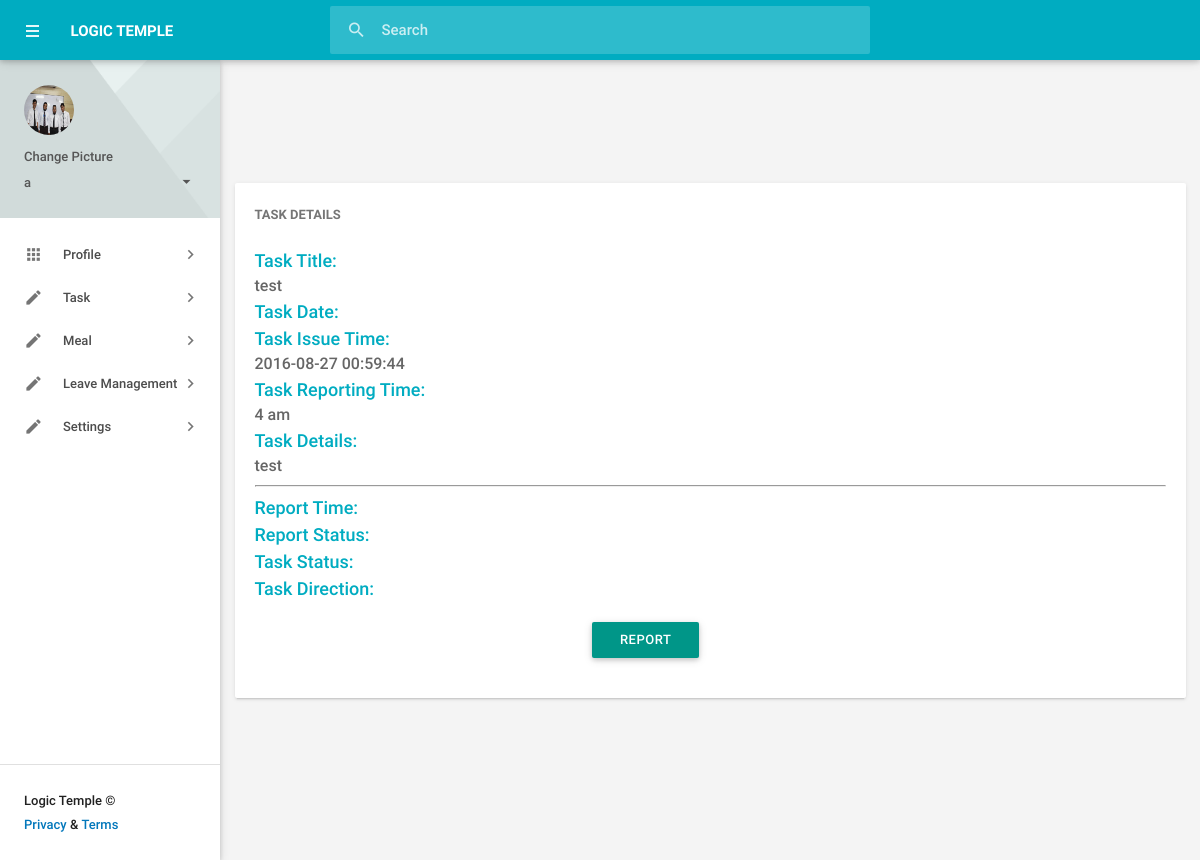
The page /task-details.php?task-id=3&emp=12 (signed in) on the database its author committed.
### tables this page shows
CREATE TABLE `employee_details` (
  `id` int(11) NOT NULL,
  `employee_name` varchar(255) NOT NULL,
  `birth_date` varchar(255) NOT NULL,
  `fathers_name` varchar(255) NOT NULL,
  `fathers_occupation` varchar(255) NOT NULL,
  `fathers_contact_number` varchar(255) NOT NULL,
  `mothers_name` varchar(255) NOT NULL,
  `mothers_occupation` varchar(255) NOT NULL,
  `mothers_contact_number` varchar(255) NOT NULL,
  `current_address` varchar(255) NOT NULL,
  `permanent_address` varchar(255) NOT NULL,
  `employee_contact_number` varchar(255) NOT NULL,
  `official_email` varchar(255) NOT NULL,
  `other_email` varchar(255) NOT NULL,
  `blood_group` varchar(255) NOT NULL,
  `marital_status` varchar(255) NOT NULL,
  `joining_year` int(6) NOT NULL,
  `joining_month` varchar(255) NOT NULL,
  `employee_section` varchar(255) NOT NULL,
  `employee_position` varchar(255) NOT NULL,
  `pro_pic` varchar(1000) NOT NULL
);

CREATE TABLE `reporting` (
  `re_id` int(225) NOT NULL,
  `employee_id` int(50) NOT NULL,
  `admin_username` varchar(50) NOT NULL,
  `task_title` varchar(50) NOT NULL,
  `task_details` text NOT NULL,
  `task_create_date` varchar(50) NOT NULL,
  `task_create_time` varchar(20) NOT NULL,
  `file` varchar(200) NOT NULL,
  `reporting_time` varchar(20) NOT NULL,
  `report_status` varchar(25) NOT NULL,
  `reported_time` varchar(20) NOT NULL,
  `task_status` varchar(20) NOT NULL,
  `task_direction` text NOT NULL
);

### task-details.php (the view, shortened to what this page needs)
<?php
$employee_email = $_SESSION['employee_email'];
$employee_name = $_SESSION['employee_name'];
include('admin/config/connect.php');
$get_employee_id_query = "SELECT id FROM employee_details WHERE official_email = '$employee_email'";
$get_employee_id = mysqli_query($con, $get_employee_id_query );
$row = mysqli_fetch_assoc($get_employee_id);
$employee_id = $row['id'];
?>
<!DOCTYPE html>
<html lang="en">
<head>
	<link type="text/css" rel="stylesheet" href="admin/assets/plugins/materialize/css/materialize.min.css"/>
	<link href="admin/assets/plugins/material-preloader/css/materialPreloader.min.css" rel="stylesheet">
	<link href="admin/assets/plugins/simditor/styles/simditor.css" rel="stylesheet"/>
	<link href=href="admin/assets/plugins/materialize/css/select2.css" rel="stylesheet">
	<link href="admin/assets/css/alpha.min.css" rel="stylesheet" type="text/css"/>
	<link href="admin/assets/css/custom.css" rel="stylesheet" type="text/css"/>
</head>
<?php
include ("include/main-navbar.php");
?>
<?php
include ("include/left-navbar.php");
?>
<body class="">
<div class="mn-content valign-wrapper">
	<main class="mn-inner container">
		<div class="valign">
			<div class="row">
				<div class="s12 m6 l4 offset-8 offset-m3">
					<div class="card white darken-1">
						<div class="card-content ">
							<span class="card-title">Task details</span>
								<?php
								if(isset($_GET['task-id']) && ($_GET['emp'] == $employee_id)){
									$task_id = $_GET['task-id'];
									$get_task_report_query = " SELECT
									reporting.employee_id,
									reporting.admin_username,
									reporting.task_title,
									reporting.task_details,
									reporting.task_create_date,
									reporting.task_create_time,
									reporting.file,
									reporting.reporting_time,
									reporting.report_status,
									reporting.reported_time,
									reporting.task_status,
									reporting.task_direction,
									employee_details.id,
									employee_details.employee_name
									FROM
									reporting
									INNER JOIN
									employee_details
									ON
									reporting.employee_id = employee_details.id
									WHERE
									reporting.re_id = '$task_id'";
									$get_task_report = mysqli_query($con,$get_task_report_query);
									$row = mysqli_fetch_assoc($get_task_report);
									$employee_id = $row['employee_id'];
									$task_title = $row['task_title'];
									$task_details = $row['task_details'];
									$task_date = $row['task_create_date'];
									$task_issue_time= $row['task_create_time'];
									$task_reporting_time = $row['reporting_time'];
									$report_status= $row['report_status'];
									$reported_time= $row['reported_time'];
									$task_status= $row['task_status'];
									$task_direction= $row['task_direction'];
									echo "<p style='font-size: 18px; color: #00acc1;'>Task Title:<br> <p style='font-size: 16px;'> $task_title </p></p>";
									echo "<p style='font-size: 18px; color: #00acc1;'>Task Date:<br> <p style='font-size: 16px;'> $task_date </p></p>";
									echo "<p style='font-size: 18px; color: #00acc1;'>Task Issue Time:<br> <p style='font-size: 16px;'> $task_issue_time</p></p>";
									echo "<p style='font-size: 18px; color: #00acc1;'>Task Reporting Time:<br> <p style='font-size: 16px;'>$task_reporting_time </p></p>";
									echo "<p style='font-size: 18px; color: #00acc1;'>Task Details: <br> <p style='font-size: 16px;'>$task_details </p></p>"
									."<hr>";
									echo "<p style='font-size: 18px; color: #00acc1;'>Report Time: <br> <p style='font-size: 16px;'>$reported_time </p>
									</p>";
									echo "<p style='font-size: 18px; color: #00acc1;'>Report Status: <br> <p style='font-size: 16px;'>$report_status </p>
									</p>";
									?>
									<?php
									echo "<p style='font-size: 18px; color: #00acc1;'>Task Status: <br> <p style='font-size: 16px;'>$task_status </p></p>";
										echo "<p style='font-size: 18px; color: #00acc1;'>Task Direction: <br> <p style='font-size: 16px;'>$task_direction </p>
									</p>";
?>
								<div class="row">
								<?php
								if($task_status=="done"){
									echo "<div style='color:green; font-size: 20px;'><center><p>Congratulation !! Your task is successfully done!</p></center></div>";
								}else{
									echo '<form class="col s12" method="POST" action="report.php?task-id='.$task_id.'&emp='.$employee_id.'">
									<div class="col s6 right-align ">
										<button href="" class="waves-effect waves-light btn teal" name="task_done">Report</button>
									</div>';
									?>
								</form>
								<?php } ?>
								</div>
								<?php }else{
									echo " Hoi miya, ekhane ki ??!!!??";
								}
								?>
						</div>
					</div>
				</div>
			</div>
		</div>
	</main>
</div>
</body>
</html>

### include/left-navbar.php (shortened to what this page needs)
<aside id="slide-out" class="side-nav white fixed">
            <div class="side-nav-wrapper">
                <div class="sidebar-profile">
                    <div class="sidebar-profile-image">
		<?php
		include 'admin/config/connect.php';
		$query = mysqli_query($con,"SELECT * FROM employee_details WHERE official_email= '$employee_email'");
		WHILE($row=mysqli_fetch_assoc($query)){
			$img_name = $row['pro_pic'];
			?>
                        <img href="form-upload.php" src="process/uploads/pro_pic/<?php echo $img_name; ?>" class="circle" alt="">
		<?php } ?>
		</div>
		<div class="sidebar-profile-info">
                        <a href="form-upload.php" class="account-settings-link">
                            <span>Change Picture</span>
                        </a>
                    </div>
		<div class="sidebar-profile-info">
                        <a href="javascript:void(0);" class="account-settings-link">
                            <span><?php echo $employee_name; ?><i class="material-icons right">arrow_drop_down</i></span>
                        </a>
                    </div>
                </div>
                <ul class="sidebar-menu collapsible collapsible-accordion" data-collapsible="accordion">
                 <li class="no-padding">
                    <a class="collapsible-header waves-effect waves-grey"><i class="material-icons">apps</i>Profile<i class="nav-drop-icon material-icons">keyboard_arrow_right</i></a>
                </li>
                <li class="no-padding">
                    <a class="collapsible-header waves-effect waves-grey"><i class="material-icons">mode_edit</i>Task<i class="nav-drop-icon material-icons">keyboard_arrow_right</i></a>
                </li>
                <li class="no-padding">
                    <a class="collapsible-header waves-effect waves-grey"><i class="material-icons">mode_edit</i>Meal<i class="nav-drop-icon material-icons">keyboard_arrow_right</i></a>
                </li>
                <li class="no-padding">
                    <a class="collapsible-header waves-effect waves-grey"><i class="material-icons">mode_edit</i>Leave Management<i class="nav-drop-icon material-icons">keyboard_arrow_right</i></a>
                </li>
                <li class="no-padding">
                    <a class="collapsible-header waves-effect waves-grey"><i class="material-icons">mode_edit</i>Settings<i class="nav-drop-icon material-icons">keyboard_arrow_right</i></a>
                </li>
            </ul>
            <div class="footer">
                <p class="copyright">Logic Temple ©</p>
                <a href="">Privacy</a> &amp; <a href="">Terms</a>
            </div>
            </div>
        </aside>

### rows shown on the page
employee_details: pro_pic (picture)
reporting: task_title "test", task_create_time "2016-08-27 00:59:44", reporting_time "4 am", task_details "test"

### other values the page prints
$employee_name "a"
